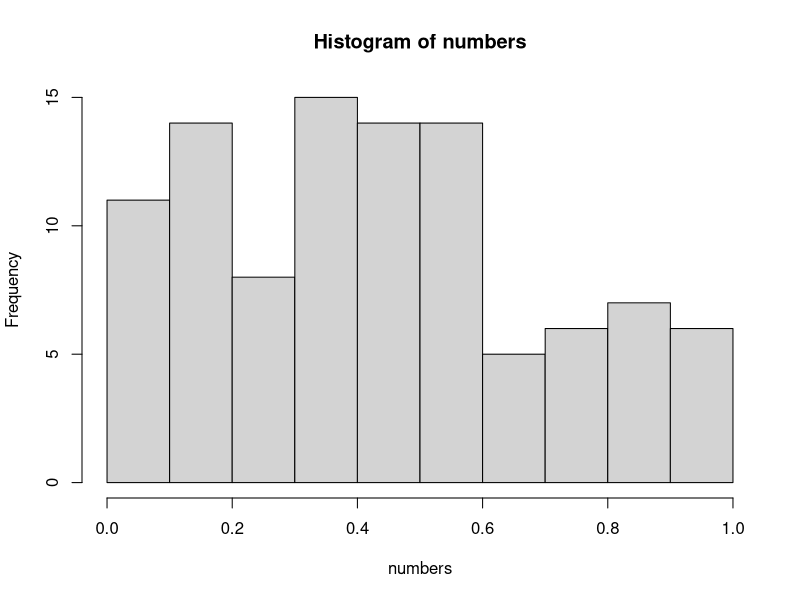

Here is the R script that generated this plot:
## ---- chunk 1
numbers <- runif(1:100)  # make random numbers
hist(numbers)  # show histogram of the numbers
numbers_mean <- mean(numbers)  # save the mean
## ---- chunk 2
library(knitr)  # load the package (once per document)# make a data frame
letters <- c("a", "b", "c", "d")
numbers <- 1:4
df <- data.frame(letters = letters, numbers = numbers)# "return" the table to render it
kable(df)
## ---- chunk 3
# Create a vector of animals
animals <- c("Inception", "Django Unchained", "Titanic")

# Paste `-` in front of each animal and join the items together with
# newlines between
markdown_list <- paste("-", animals, collapse = "\n")
